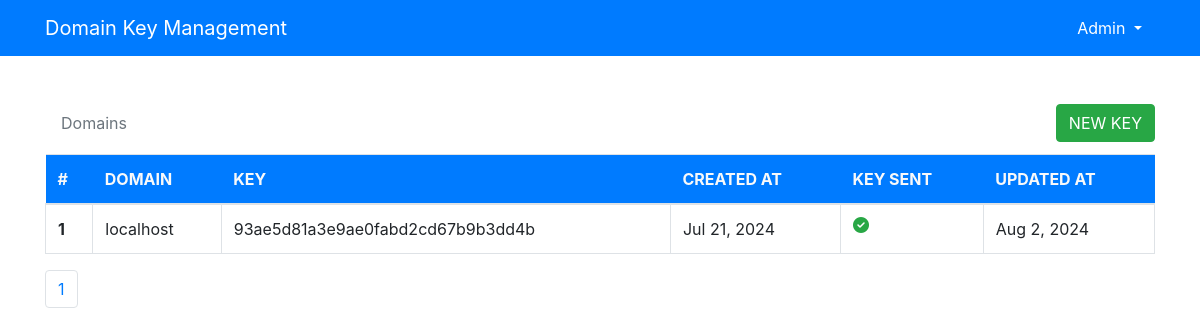
The app's page / (signed in), older data.
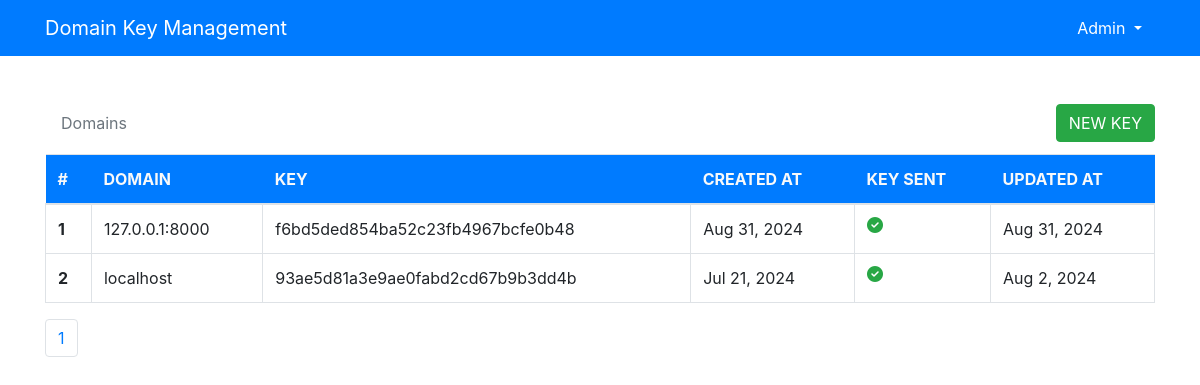
The same page, newer data.
### licensor/models.py (models this page shows, shortened)
class License(models.Model):
    activation_key = models.CharField(max_length=64, unique=True)
    secret_key = models.CharField(max_length=300, unique=True, editable=False)
    domain = models.CharField(max_length=255, unique=True)
    is_active = models.BooleanField(default=True)
    key_sent = models.BooleanField(default= False)
    created_at = models.DateTimeField(auto_now_add=True)
    updated_at = models.DateTimeField(auto_now=True)
    id = models.UUIDField(default=uuid.uuid4, editable=False, primary_key=True, unique=True)

### licensor/views.py (the view)
# urls.py: path("", views.LicenseView.as_view(), name='home'),
class LicenseView(LoginRequiredMixin, ListView):
    paginate_by = 10
    model = License
    template_name = "index.html"
    login_url = "/login/"
    ordering = "-created_at"

### licensor/templates/index.html (shortened to what this page needs)
{% extends "base.html" %}
{% block content %}
<div class="container">
    <nav aria-label="breadcrumb">
        <ol class="breadcrumb  bg-transparent d-flex flex-wrap align-items-center justify-content-between mb-0 pt-0 pr-0">
        <li class="breadcrumb-item active" aria-current="page">Domains</li>
        <a href="{% url "generate_domain_key" %}" class="btn btn-success d-inline-block" tabindex="-1" role="button" aria-disabled="true">NEW KEY</a>
        </ol>
    </nav>
    <div class="table-responsive">
        <table class="table table-hover">
            <thead class="bg-primary text-light">
              <tr>
                <th scope="col">#</th>
                <th scope="col">DOMAIN</th>
                <th scope="col" class="table-show d-none">KEY</th>
                <th scope="col" class="table-show d-none">CREATED AT</th>
                <th scope="col">KEY SENT</th>
                <th scope="col" class="table-show d-none">UPDATED AT</th>
              </tr>
            </thead>
            <tbody class=" table-bordered show-table">
               {% for license in page_obj %}
                    {% with total_index=forloop.counter|add:page_obj.start_index|add:-1 %}
                    <tr onclick="window.location.href='{% url 'domain' license.id %}'" style="cursor: pointer;">
                        <th scope="row">{{total_index}}</th>
                        <td>{{license.domain}}</td>
                        <td  class="table-show d-none">{{license.activation_key}}</td>
                        <td class="table-show d-none">{{license.created_at|date:"M j, Y" }}</td>
                        <td><i class="fas fa-{% if license.key_sent %}check{% else %}times{% endif %}-circle d-block text-{% if license.key_sent %}success{% else %}danger{% endif %}"></i></i></td>
                        <td class="table-show d-none">{{license.updated_at|date:"M j, Y" }}</td>
                    </tr>
                    {% endwith %}
                {%empty%}
                <tr>
                    <td colspan="7">No Domain Keys Yet!</td>
                </tr>
               {% endfor %}
            </tbody>
        </table>
    </div>
    <nav aria-label="Page navigation example">
        <ul class="pagination">
            <li class="page-item"><a class="page-link active" href="#">{{ page_obj.number }}</a></li>
        </ul>
    </nav>
</div>
{% endblock content %}

Row changes from the older to the newer data that the page shows:
added License: total_index "1", domain "127.0.0.1:8000", activation_key "f6bd5ded854ba52c23fb4967bcfe0b48", created_at "Aug 31, 2024", key_sent True (drawn), updated_at "Aug 31, 2024"
computed for License "localhost": key_sent "1" → "2"
